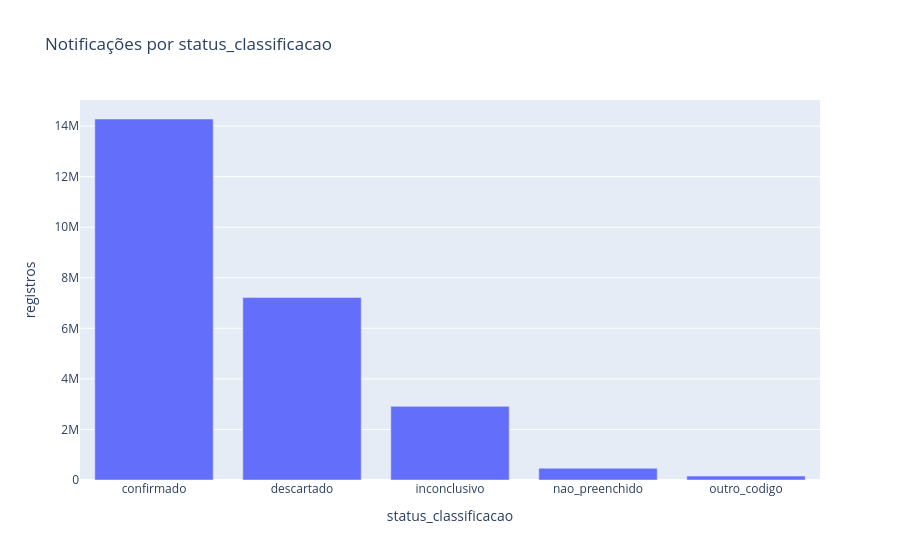
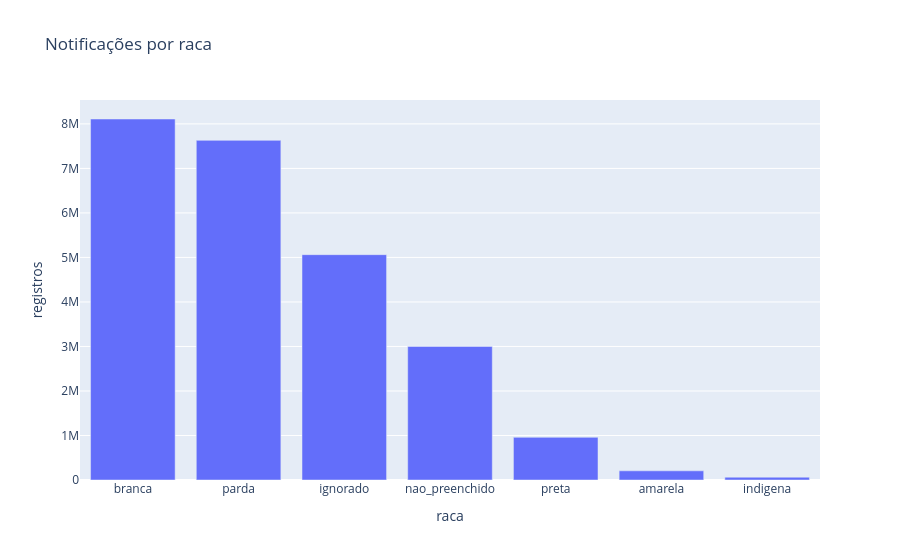
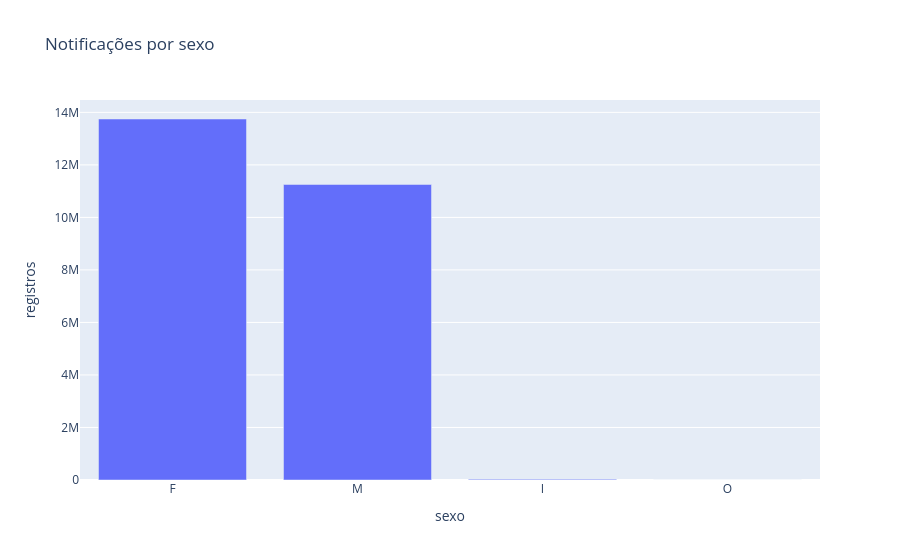
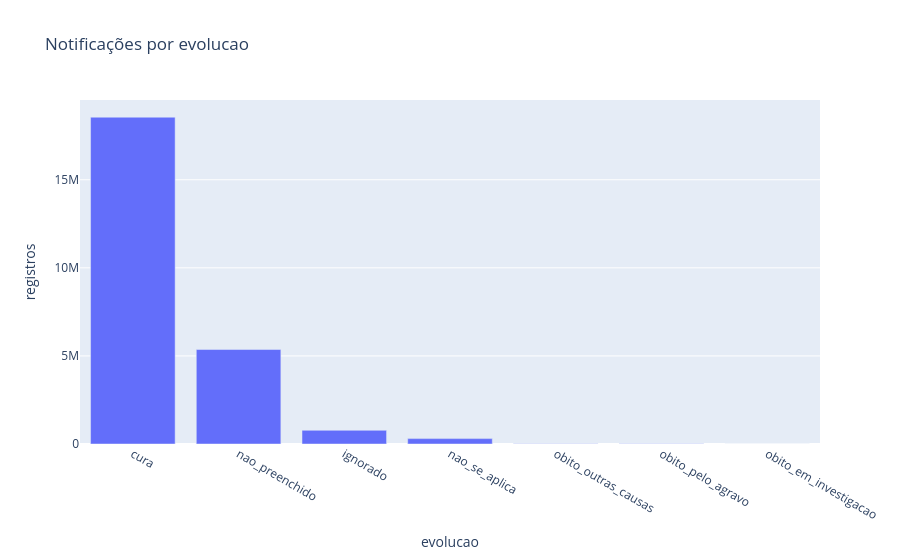

The notebook cell these images were saved under, in order:
### Markdown cell above
## Classificação, raça/cor, sexo e evolução das notificações

### Code cell
for column in ["status_classificacao", "raca", "sexo", "evolucao"]:
    summary = raw.group_by(column).len(name="registros").sort("registros", descending=True).collect()
    display(summary)
    px.bar(summary.to_pandas(), x=column, y="registros", title=f"Notificações por {column}").show()

### Figure 1 — Plotly figure (JSON) as saved in the notebook; plotly's stock layout.template omitted (floating-point values rounded to 4 significant figures)
{"data": [{"hovertemplate": "status_classificacao=%{x}<br>registros=%{y}<extra></extra>", "legendgroup": "", "marker": {"color": "#636efa", "pattern": {"shape": ""}}, "name": "", "orientation": "v", "showlegend": false, "textposition": "auto", "type": "bar", "x": ["confirmado", "descartado", "inconclusivo", "nao_preenchido", "outro_codigo"], "xaxis": "x", "y": [14280945, 7216926, 2913626, 464940, 154564], "yaxis": "y"}], "layout": {"barmode": "relative", "legend": {"tracegroupgap": 0}, "title": {"text": "Notificações por status_classificacao"}, "xaxis": {"anchor": "y", "domain": [0.0, 1.0], "title": {"text": "status_classificacao"}}, "yaxis": {"anchor": "x", "domain": [0.0, 1.0], "title": {"text": "registros"}}}}

### Figure 2 — Plotly figure (JSON) as saved in the notebook; plotly's stock layout.template omitted (floating-point values rounded to 4 significant figures)
{"data": [{"hovertemplate": "raca=%{x}<br>registros=%{y}<extra></extra>", "legendgroup": "", "marker": {"color": "#636efa", "pattern": {"shape": ""}}, "name": "", "orientation": "v", "showlegend": false, "textposition": "auto", "type": "bar", "x": ["branca", "parda", "ignorado", "nao_preenchido", "preta", "amarela", "indigena"], "xaxis": "x", "y": [8109925, 7629891, 5062069, 3001801, 958584, 206164, 62567], "yaxis": "y"}], "layout": {"barmode": "relative", "legend": {"tracegroupgap": 0}, "title": {"text": "Notificações por raca"}, "xaxis": {"anchor": "y", "domain": [0.0, 1.0], "title": {"text": "raca"}}, "yaxis": {"anchor": "x", "domain": [0.0, 1.0], "title": {"text": "registros"}}}}

### Figure 3 — Plotly figure (JSON) as saved in the notebook; plotly's stock layout.template omitted (floating-point values rounded to 4 significant figures)
{"data": [{"hovertemplate": "sexo=%{x}<br>registros=%{y}<extra></extra>", "legendgroup": "", "marker": {"color": "#636efa", "pattern": {"shape": ""}}, "name": "", "orientation": "v", "showlegend": false, "textposition": "auto", "type": "bar", "x": ["F", "M", "I", null, "O"], "xaxis": "x", "y": [13747542, 11254013, 28664, 781, 1], "yaxis": "y"}], "layout": {"barmode": "relative", "legend": {"tracegroupgap": 0}, "title": {"text": "Notificações por sexo"}, "xaxis": {"anchor": "y", "domain": [0.0, 1.0], "title": {"text": "sexo"}}, "yaxis": {"anchor": "x", "domain": [0.0, 1.0], "title": {"text": "registros"}}}}

### Figure 4 — Plotly figure (JSON) as saved in the notebook; plotly's stock layout.template omitted (floating-point values rounded to 4 significant figures)
{"data": [{"hovertemplate": "evolucao=%{x}<br>registros=%{y}<extra></extra>", "legendgroup": "", "marker": {"color": "#636efa", "pattern": {"shape": ""}}, "name": "", "orientation": "v", "showlegend": false, "textposition": "auto", "type": "bar", "x": ["cura", "nao_preenchido", "ignorado", "nao_se_aplica", "obito_outras_causas", "obito_pelo_agravo", "obito_em_investigacao"], "xaxis": "x", "y": [18551731, 5363513, 776927, 306096, 17613, 13360, 1761], "yaxis": "y"}], "layout": {"barmode": "relative", "legend": {"tracegroupgap": 0}, "title": {"text": "Notificações por evolucao"}, "xaxis": {"anchor": "y", "domain": [0.0, 1.0], "title": {"text": "evolucao"}}, "yaxis": {"anchor": "x", "domain": [0.0, 1.0], "title": {"text": "registros"}}}}
